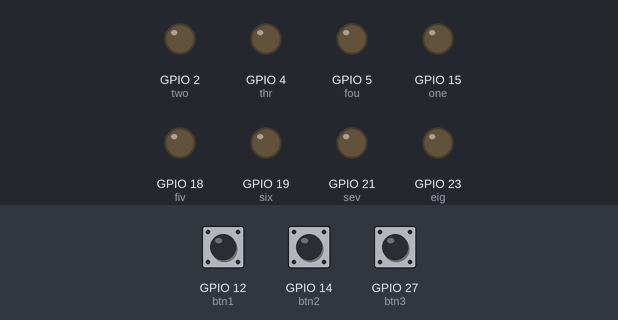
Simulated run of this sketch. Board: ESP32. Shown: output pins drawn as LEDs (lit = HIGH). Dashed ring = blinking. The inputs (shaded band) are chosen by the test bench; at power-on: GPIO 12 (btn1) LOW, GPIO 14 (btn2) LOW, GPIO 27 (btn3) LOW.

Above: at 1.2 s.
1.3 s: GPIO 12 (btn1) pulled HIGH for 0.15 s
At 1.5 s:
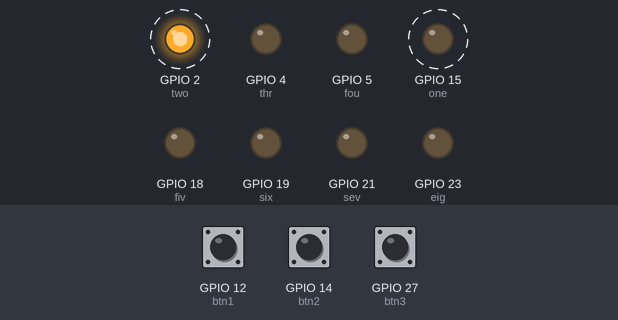
4.3 s: GPIO 14 (btn2) pulled HIGH for 1 s
At 4.7 s:
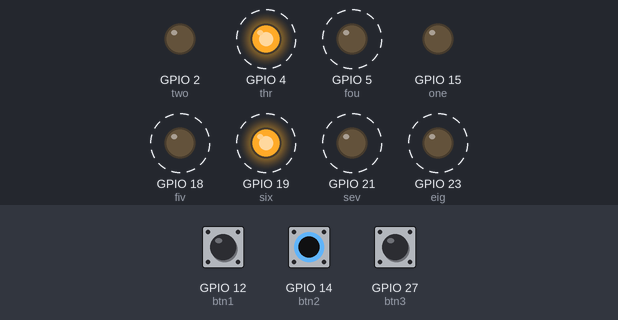
7.3 s: GPIO 27 (btn3) pulled HIGH for 0.15 s
10.3 s: GPIO 12 (btn1) pulled HIGH for 1 s
At 10.5 s:
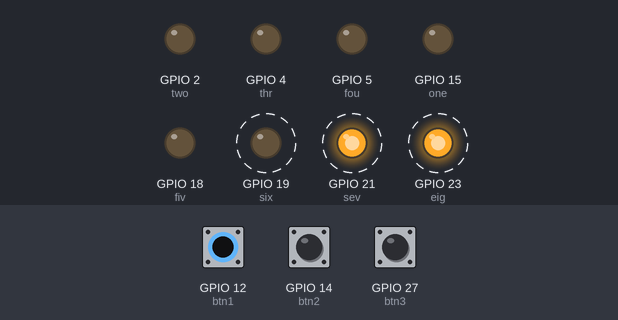
13.3 s: GPIO 14 (btn2) pulled HIGH for 3.2 s
At 14.1 s:
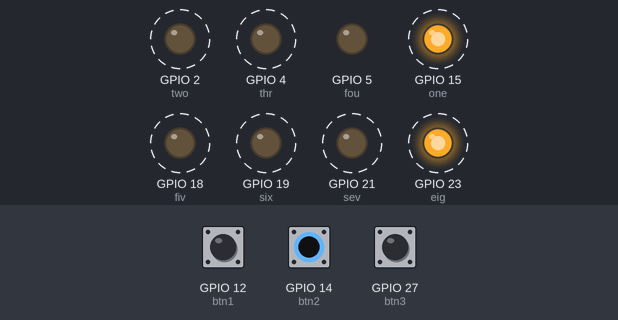
18.0 s: GPIO 27 (btn3) pulled HIGH for 1 s
Timing chart, 0 to 22.0 s (numbered marks = the images above; inputs shaded):
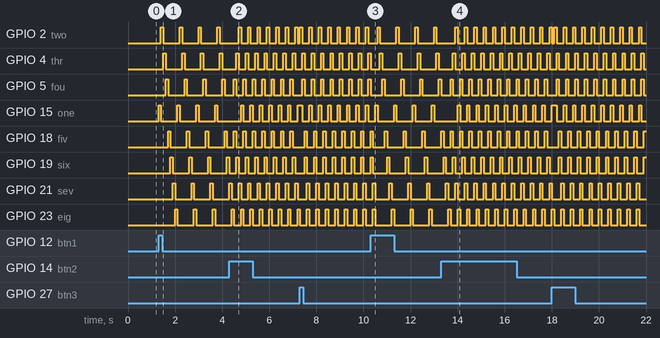

The sketch:

sketch_nov28a.ino
```cpp
#define one 15
#define two 2
#define thr 4
#define fou 5
#define fiv 18
#define six 19
#define sev 21
#define eig 23
#define btn1 12
#define btn2 14
#define btn3 27
void setup() {
  pinMode(one, OUTPUT);
  pinMode(two, OUTPUT);
  pinMode(thr, OUTPUT);
  pinMode(fou, OUTPUT);
  pinMode(fiv, OUTPUT);
  pinMode(six, OUTPUT);
  pinMode(sev, OUTPUT);
  pinMode(eig, OUTPUT);
  pinMode(btn1, INPUT);
  pinMode(btn2, INPUT);
  pinMode(btn3, INPUT);
}
bool btnState1 = false;
bool btnState2 = false;
bool btnState3 = false;
void btnOne() {
  digitalWrite(one, HIGH);
  delay(100);
  digitalWrite(one, LOW);
  digitalWrite(two, HIGH);
  delay(100);
  digitalWrite(two, LOW);
  digitalWrite(thr, HIGH);
  delay(100);
  digitalWrite(thr, LOW);
  digitalWrite(fou, HIGH);
  delay(100);
  digitalWrite(fou, LOW);
  digitalWrite(fiv, HIGH);
  delay(100);
  digitalWrite(fiv, LOW);
  digitalWrite(six, HIGH);
  delay(100);
  digitalWrite(six, LOW);
  digitalWrite(sev, HIGH);
  delay(100);
  digitalWrite(sev, LOW);
  digitalWrite(eig, HIGH);
  delay(100);
  digitalWrite(eig, LOW);
}

void btnTwo() {
  digitalWrite(fou, HIGH);
  digitalWrite(fiv, HIGH);
  delay(100);
  digitalWrite(fou, LOW);
  digitalWrite(fiv, LOW);
  digitalWrite(thr, HIGH);
  digitalWrite(six, HIGH);
  delay(100);
  digitalWrite(thr, LOW);
  digitalWrite(six, LOW);
  digitalWrite(two, HIGH);
  digitalWrite(sev, HIGH);
  delay(100);
  digitalWrite(two, LOW);
  digitalWrite(sev, LOW);
  digitalWrite(one, HIGH);
  digitalWrite(eig, HIGH);
  delay(100);
  digitalWrite(one, LOW);
  digitalWrite(eig, LOW);
}

void btnThr() {
  digitalWrite(one, HIGH);
  digitalWrite(two, HIGH);
  delay(100);
  digitalWrite(one, LOW);
  digitalWrite(two, LOW);
  digitalWrite(thr, HIGH);
  digitalWrite(fou, HIGH);
  delay(100);
  digitalWrite(thr, LOW);
  digitalWrite(fou, LOW);
  digitalWrite(fiv, HIGH);
  digitalWrite(six, HIGH);
  delay(100);
  digitalWrite(fiv, LOW);
  digitalWrite(six, LOW);
  digitalWrite(sev, HIGH);
  digitalWrite(eig, HIGH);
  delay(100);
  digitalWrite(sev, LOW);
  digitalWrite(eig, LOW);
}
void loop() {
  if (digitalRead(btn1) == HIGH) {
    btnState1 = true;
    btnState2 = false;
    btnState3 = false;
    while (btnState1) {
      btnOne();
      if (digitalRead(btn2) == HIGH) {
        btnState1 = false;
        btnState2 = true;
        break;
      }
      if (digitalRead(btn3) == HIGH) {
        btnState1 = false;
        btnState3 = true;
        break;
      }
    }
  }
  else if (digitalRead(btn2) == HIGH) {
    btnState1 = false;
    btnState2 = true;
    btnState3 = false;
    while (btnState2) {
      btnTwo();
      if (digitalRead(btn1) == HIGH) {
        btnState2 = false;
        btnState1 = true;
        break;
      }
      if (digitalRead(btn3) == HIGH) {
        btnState2 = false;
        btnState3 = true;
        break;
      }
    }
  }
  else if (digitalRead(btn3) == HIGH) {
    btnState1 = false;
    btnState2 = false;
    btnState3 = true;
    while (btnState3) {
      btnThr();
      if (digitalRead(btn1) == HIGH) {
        btnState3 = false;
        btnState1 = true;
        break;
      }
      if (digitalRead(btn2) == HIGH) {
        btnState3 = false;
        btnState2 = true;
        break;
      }
    }
  }
}
```

Measured:
- after the input at 1.3 s, GPIO 2 (two): alternates HIGH for 0.10 s and LOW for 0.70 s, starting after 0.10 s; GPIO 4 (thr): alternates HIGH for 0.10 s and LOW for 0.70 s, starting after 0.20 s
- after the input at 4.3 s, GPIO 2 (two): alternates HIGH for 0.10 s and LOW for 0.30 s, starting after 0.40 s; GPIO 4 (thr): alternates HIGH for 0.10 s and LOW for 0.30 s, starting after 0.30 s
- after the input at 10.3 s, GPIO 2 (two): alternates HIGH for 0.10 s and LOW for 0.70 s, starting after 0.30 s; GPIO 15 (one): alternates HIGH for 0.10 s and LOW for 0.70 s, starting after 1.0 s
- after the input at 13.3 s, GPIO 2 (two): alternates HIGH for 0.10 s and LOW for 0.30 s, starting after 0.60 s; GPIO 4 (thr): alternates HIGH for 0.10 s and LOW for 0.30 s, starting after 0.50 s
